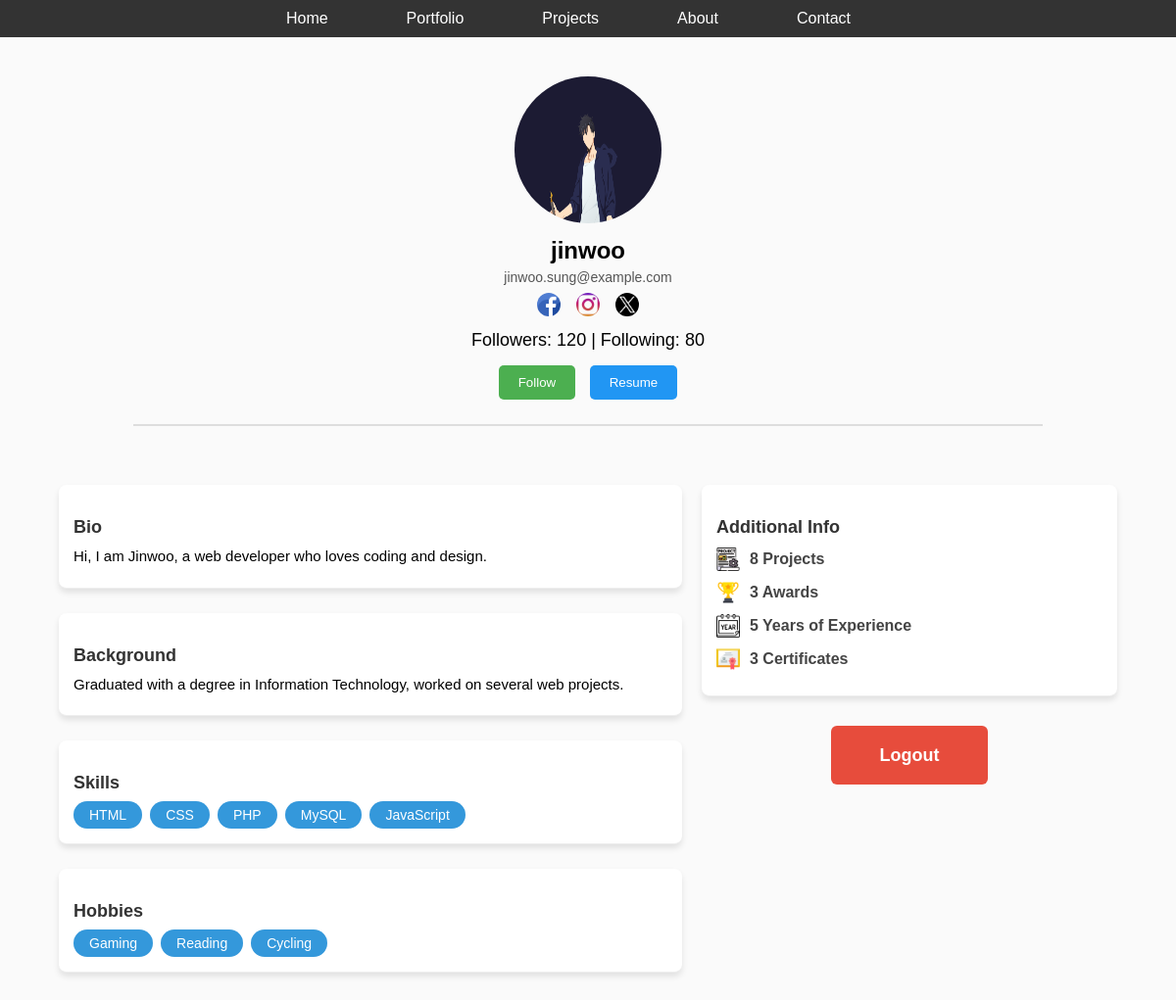
The app's page /profile.php?username=jinwoo with its own data.
### tables this page shows
CREATE TABLE `users` (
  `id` int(11) NOT NULL,
  `username` varchar(50) NOT NULL,
  `password` varchar(255) NOT NULL,
  `profile_pic` varchar(255) DEFAULT 'default.png',
  `followers` int(11) DEFAULT 0,
  `following` int(11) DEFAULT 0,
  `bio` text DEFAULT NULL,
  `background` text DEFAULT NULL,
  `skills` text DEFAULT NULL,
  `hobbies` text DEFAULT NULL,
  `projects` int(11) DEFAULT 0,
  `awards` int(11) DEFAULT 0,
  `years_experience` int(11) DEFAULT 0,
  `email` varchar(100) DEFAULT NULL,
  `facebook` varchar(200) DEFAULT NULL,
  `instagram` varchar(200) DEFAULT NULL,
  `x_account` varchar(200) DEFAULT NULL,
  `certificate` int(11) DEFAULT 0
);

### profile.php (the view, shortened to what this page needs)
<?php
include "db.php";
$username = $conn->real_escape_string($_GET['username']);
$sql = "SELECT * FROM users WHERE username = '$username'";
$result = $conn->query($sql);
$user = $result->fetch_assoc();
?>
<!DOCTYPE html>
<html>
<head>
    <link rel="stylesheet" href="profile.css">
</head>
<body>
    <div class="navbar">
        <ul>
            <li>Home</li>
            <li>Portfolio</li>
            <li>Projects</li>
            <li>About</li>
            <li>Contact</li>
        </ul>
    </div>
    <div class="profile">
        <img src="uploads/<?php echo $user['profile_pic']; ?>" alt="Profile Picture">
        <h2><?php echo $user['username']; ?></h2>
        <p class="email"><?php echo $user['email']; ?></p>
        <div class="social-links">
            <?php if (!empty($user['facebook'])): ?>
                <a href="<?php echo $user['facebook']; ?>" target="_blank">
                    <img src="icons/facebook.png" alt="Facebook">
                </a>
            <?php endif; ?>
            <?php if (!empty($user['instagram'])): ?>
                <a href="<?php echo $user['instagram']; ?>" target="_blank">
                    <img src="icons/instagram.png" alt="Instagram">
                </a>
            <?php endif; ?>
            <?php if (!empty($user['x_account'])): ?>
                <a href="<?php echo $user['x_account']; ?>" target="_blank">
                    <img src="icons/twitter.png" alt="X">
                </a>
            <?php endif; ?>
        </div>
        <div class="stats">
            Followers: <?php echo $user['followers']; ?> |
            Following: <?php echo $user['following']; ?>
        </div>
        <button class="btn btn-follow">Follow</button>
        <button class="btn btn-resume">Resume</button>
        <hr class="separator">
    </div>
    <div class="layout">
<div class="left-side">
    <div class="section bio">
        <h3>Bio</h3>
        <p><?php echo $user['bio']; ?></p>
    </div>
    <div class="section background">
        <h3>Background</h3>
        <p><?php echo $user['background']; ?></p>
    </div>
    <div class="section skills">
        <h3>Skills</h3>
        <div class="oval-container">
            <?php
            $skills = explode(",", $user['skills']);
            foreach ($skills as $skill): ?>
                <span class="oval"><?php echo trim($skill); ?></span>
            <?php endforeach; ?>
        </div>
    </div>
    <div class="section hobbies">
        <h3>Hobbies</h3>
        <div class="oval-container">
            <?php
            $hobbies = explode(",", $user['hobbies']);
            foreach ($hobbies as $hobby): ?>
                <span class="oval"><?php echo trim($hobby); ?></span>
            <?php endforeach; ?>
        </div>
    </div>
</div>
<div class="right-side">
    <div class="section">
        <h3>Additional Info</h3>
        <div class="info-item">
            <img src="icons/project.png" alt="Projects">
            <span><?php echo $user['projects']; ?> Projects</span>
        </div>
        <div class="info-item">
            <img src="icons/trophy.png" alt="Awards">
            <span><?php echo $user['awards']; ?> Awards</span>
        </div>
        <div class="info-item">
            <img src="icons/calendar.png" alt="Experience">
            <span><?php echo $user['years_experience']; ?> Years of Experience</span>
        </div>
        <div class="info-item">
            <img src="icons/certificate.png" alt="Certificates">
            <span><?php echo $user['certificate']; ?> Certificates</span>
        </div>
    </div>
    <div class="logout-container">
        <a href="logout.php" class="logout-btn">Logout</a>
    </div>
</div>
    </div>
</body>
</html>

### profile.css (style rules this page uses)
body { font-family: Arial, sans-serif; margin: 0; padding: 0; background: #fafafa; text-align: center; }
.navbar { background: #333; padding: 10px; position: sticky; top: 0; z-index: 1000; }
.navbar ul { list-style: none; margin: 0; padding: 0; display: flex; justify-content: center; }
.navbar li { font-family: 'Franklin Gothic Medium', 'Arial Narrow', Arial, sans-serif; margin: 0 20px; color: white; cursor: pointer; margin-right: 60px; }
.profile { margin-top: 20px; padding: 20px; }
.profile img { width: 150px; height: 150px; border-radius: 50%; transition: transform 0.3s ease; cursor: pointer; }
.profile h2 { margin: 10px 0 5px; }
.email { font-size: 14px; color: #555; margin: 5px 0; }
.social-links { margin: 8px 0; }
.social-links a { display: inline-block; margin: 0 6px; }
.social-links img { width: 24px; height: 24px; transition: transform 0.2s; }
.stats { margin: 10px; font-size: 18px; }
.btn { padding: 10px 20px; margin: 5px; border: none; border-radius: 5px; cursor: pointer; }
.btn-follow { background: #4CAF50; color: white; transition: transform 0.3s; }
.btn-resume { background: #2196F3; color: white; transition: transform 0.3s; }
.separator { margin: 20px auto; border: none; border-top: 2px solid #ddd; width: 80%; }
.layout { display: flex; max-width: 90%; margin: 20px auto; gap: 20px; }
.left-side { flex: 3; }
.oval-container { display: flex; flex-wrap: wrap; gap: 8px; margin-top: 8px; }
.oval { display: inline-block; padding: 6px 16px; background-color: #3498db; color: white; font-size: 14px; border-radius: 50px; text-align: center; transition: transform 0.2s, background 0.2s; }
.right-side { flex: 2; }
.section { margin-bottom: 25px; padding-bottom: 10px; border-bottom: 1px solid #eee; background: white; padding: 15px; border-radius: 8px; box-shadow: 0 4px 6px rgba(0,0,0,0.1); text-align: left; }
.section h3 { margin-bottom: 8px; color: #333; font-size: 18px; }
.section p { margin: 5px 0; line-height: 1.5; font-size: 15px; }
.info-item { display: flex; align-items: center; margin: 10px 0; font-size: 16px; font-weight: bold; color: #444; }
.info-item img { width: 24px; height: 24px; margin-right: 10px; }
.logout-container { margin-top: 50px; text-align: center; width: 100%; }
.logout-btn { background: #e74c3c; color: white; padding: 20px 50px; border-radius: 6px; text-decoration: none; font-size: 18px; font-weight: bold; transition: background 0.3s; }

### records on screen
users: profile_pic (picture), username "jinwoo", email "jinwoo.sung@example.com", followers "120", following "80", bio "Hi, I am Jinwoo, a web developer who loves coding and design.", background "Graduated with a degree in Information Technology, worked on several web projects.", skills "HTML", skills "CSS", skills "PHP", skills "MySQL", skills "JavaScript", hobbies "Gaming", hobbies "Reading", hobbies "Cycling", projects "8", awards "3", years_experience "5", certificate "3"
